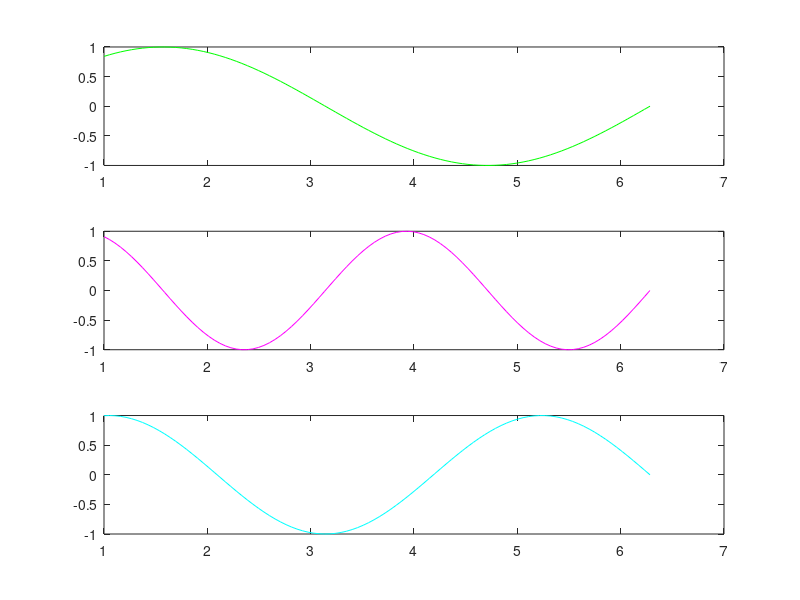

Reproduce this figure in MATLAB.
%subplot example
a = linspace(1,2*pi);
b = sin(a);
c = sin(a*2);
d = sin(a*3/2);

subplot(3,1,1);
plot(a,b,'green');

subplot(3,1,2);
plot(a,c,'magenta');

subplot(3,1,3);
plot(a,d,'cyan');
